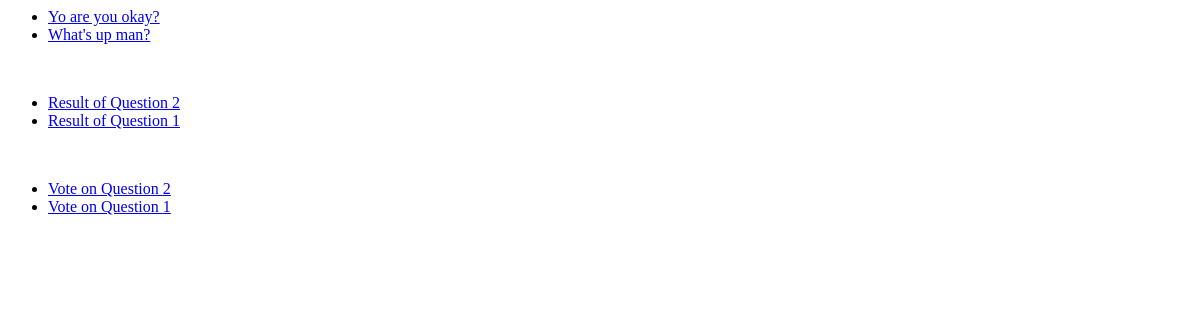
/polls/, run on an earlier commit of the app's database.
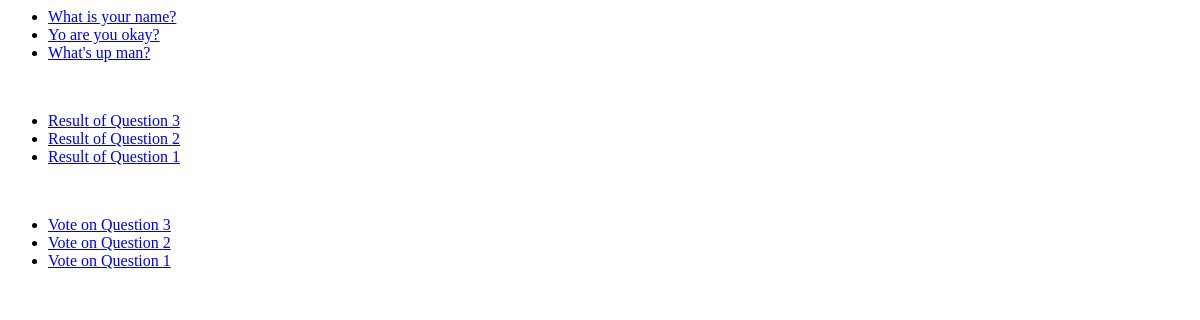
And on a later commit of the database.
### polls/models.py (models this page shows, shortened)
class Question(models.Model):
  question_text = models.CharField(max_length = 200)
  pub_date = models.DateTimeField('data published')

### polls/views.py (the view)
# urls.py: path('', views.index, name = 'index'),
def index(request):
  latest_question_list = Question.objects.order_by("-pub_date")[:5]
  template = loader.get_template("polls/index.html")
  context = {"latest_question_list": latest_question_list}
  return HttpResponse(template.render(context, request))

### polls/templates/polls/index.html (shortened to what this page needs)
{% if latest_question_list %}
<ul>
  {% for question in latest_question_list %}
  <li><a href="/polls/{{ question.id }}/">{{ question.question_text }}</a></li>
  {% endfor %}
</ul>
<ul>
  {% for question in latest_question_list %}
  <li><a href="/polls/{{ question.id }}/results">Result of Question {{ question.id }}</a></li>
  {% endfor %}
</ul>
<ul>
  {% for question in latest_question_list %}
  <li><a href="/polls/{{ question.id }}/vote">Vote on Question {{ question.id }}</a></li>
  {% endfor %}
</ul>
{% else %}
<p>No polls are available.</p>
{% endif %}

What changed in the data, as far as the page shows it:
added Question: question_text "What is your name?", id "3"
